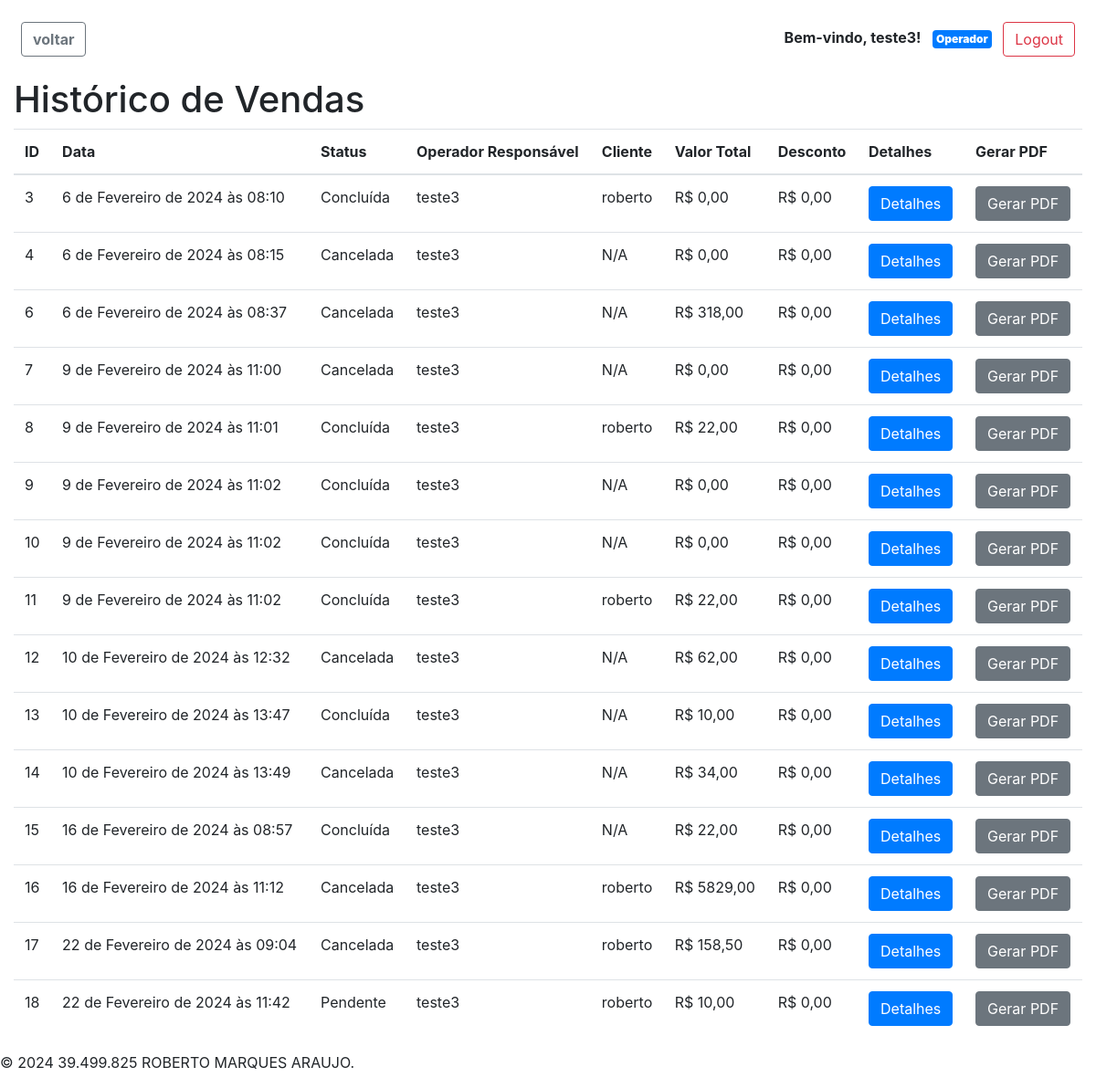
Page /historico_vendas/ (signed in) on the committed database.
### pdvweb/models.py (models this page shows, shortened)
class CustomUser(AbstractUser):
    nome = models.CharField(max_length=255, default=default_nome)
    telefone = models.CharField(max_length=20, blank=True, null=True)
    operador = models.OneToOneField(
        Operador, null=True, blank=True, on_delete=models.CASCADE)
    meus_operadores = models.ManyToManyField(
        Operador, related_name='meus_usuarios', blank=True)
    groups = models.ManyToManyField(
        Group,
        verbose_name='groups',
        blank=True,
        related_name='customuser_set',
        related_query_name='user',
    )
    user_permissions = models.ManyToManyField(
        Permission,
        verbose_name='user permissions',
        blank=True,
        related_name='customuser_set',
        related_query_name='user',
    )

class Venda(models.Model):
    STATUS_PENDENTE = 'pendente'
    STATUS_CONCLUIDA = 'concluida'
    STATUS_CANCELADA = 'cancelada'
    STATUS_CHOICES = [
        (STATUS_PENDENTE, 'Pendente'),
        (STATUS_CONCLUIDA, 'Concluída'),
        (STATUS_CANCELADA, 'Cancelada'),
    ]
    data = models.DateTimeField(auto_now_add=True)
    status = models.CharField(
        max_length=20, choices=STATUS_CHOICES, default=STATUS_PENDENTE)
    valor_total = models.DecimalField(
        max_digits=10, decimal_places=2, default=0.0)
    desconto = models.DecimalField(max_digits=5, decimal_places=2, default=0.0)
    operador = models.ForeignKey(
        'Operador', on_delete=models.SET_NULL, null=True)
    cliente = models.ForeignKey(
        'Cliente', on_delete=models.SET_NULL, null=True)

class Operador(models.Model):
    nome = models.CharField(max_length=255)
    email = models.EmailField()
    telefone = models.CharField(max_length=20, blank=True, null=True)
    usuarios = models.ManyToManyField(
        'CustomUser', related_name='operadores', blank=True)

class Cliente(models.Model):
    nome = models.CharField(max_length=255)
    email = models.EmailField()
    telefone = models.CharField(max_length=20, blank=True, null=True)
    cpf = models.CharField(max_length=14, unique=True,
                           default='000.000.000-00')

### pdvweb/views.py (the view)
# urls.py: path('historico_vendas/', views.historico_vendas, name='historico_vendas'),
@login_required
def historico_vendas(request):
    vendas = Venda.objects.all()
    return render(request, 'pdvweb/historico_vendas.html', {'vendas': vendas})

### pdvweb/templates/pdvweb/historico_vendas.html
{% extends 'pdvweb/base.html' %}
{% block content %}
<h1>Histórico de Vendas</h1>
<table class="table">
  <thead>
    <tr>
      <th>ID</th>
      <th>Data</th>
      <th>Status</th>
      <th>Operador Responsável</th>
      <th>Cliente</th>
      <th>Valor Total</th>
      <th>Desconto</th>
      <th>Detalhes</th>
      <th>Gerar PDF</th>
    </tr>
  </thead>
  <tbody>
    {% for venda in vendas %}
    <tr>
      <td>{{ venda.id }}</td>
      <td>{{ venda.data }}</td>
      <td>{{ venda.get_status_display }}</td>
      <td>{% if venda.operador %}{{ venda.operador.nome }}{% else %}N/A{% endif %}</td>
      <td>{% if venda.cliente %}{{ venda.cliente.nome }}{% else %}N/A{% endif %}</td>
      <td>R$ {{ venda.valor_total }}</td>
      <td>R$ {{ venda.desconto }}</td>
      <td><a href="{% url 'pdvweb:detalhes_venda' venda.id %}" class="btn btn-primary">Detalhes</a></td>
      <td><a href="{% url 'pdvweb:gerar_pdf_venda' venda.id %}" class="btn btn-secondary">Gerar PDF</a></td>
    </tr>
    {% endfor %}
  </tbody>
</table>
{% endblock %}

### pdvweb/templates/pdvweb/base.html (shortened to what this page needs)
<!DOCTYPE html>
<html lang="en">
<head>
    <link rel="stylesheet" href="https://cdnjs.cloudflare.com/ajax/libs/font-awesome/5.15.4/css/all.min.css" />
    <link rel="stylesheet" href="https://maxcdn.bootstrapcdn.com/bootstrap/4.0.0/css/bootstrap.min.css">
</head>
<br>
<body class="d-flex flex-column vh-100">
    <div class="container-fluid flex-grow-1">
        <div class="row">
            <div class="col-md-12 mb-3">
                {% if user.is_authenticated %}
                <button id="voltar" class="btn btn-outline-secondary ml-2"
                    onclick="goBack()"><strong>voltar</strong></button>
                <div class="float-right mx-2">
                    <p class="d-inline-block"><strong>Bem-vindo, {{ user.username }}!</strong></p>
                    {% if user.operador %}
                    <span class="badge badge-primary p-1 ml-2"><strong>Operador</strong></span>
                    {% endif %}
                    <a href="{% url 'pdvweb:logout_view' %}" class="btn btn-outline-danger ml-2">Logout</a>
                </div>
                {% else %}
                <a href="{% url 'pdvweb:login_operador' %}" class="btn btn-primary float-right">Login</a>
                {% endif %}
            </div>
        </div>
        {% block content %}{% endblock %}
    </div>
    <footer>
        <p>© 2024 39.499.825 ROBERTO MARQUES ARAUJO.</p>
    </footer>
</body>
</html>

### rows in the picture
CustomUser: username "teste3"
Venda: id "3", data "6 de Fevereiro de 2024 às 08:10", status "Concluída", operador.nome "teste3", cliente.nome "roberto", valor_total "0,00", desconto "0,00"
Venda: id "4", data "6 de Fevereiro de 2024 às 08:15", status "Cancelada", operador.nome "teste3", shows "N/A", valor_total "0,00", desconto "0,00"
Venda: id "6", data "6 de Fevereiro de 2024 às 08:37", status "Cancelada", operador.nome "teste3", shows "N/A", valor_total "318,00", desconto "0,00"
Venda: id "7", data "9 de Fevereiro de 2024 às 11:00", status "Cancelada", operador.nome "teste3", shows "N/A", valor_total "0,00", desconto "0,00"
Venda: id "8", data "9 de Fevereiro de 2024 às 11:01", status "Concluída", operador.nome "teste3", cliente.nome "roberto", valor_total "22,00", desconto "0,00"
Venda: id "9", data "9 de Fevereiro de 2024 às 11:02", status "Concluída", operador.nome "teste3", shows "N/A", valor_total "0,00", desconto "0,00"
Venda: id "10", data "9 de Fevereiro de 2024 às 11:02", status "Concluída", operador.nome "teste3", shows "N/A", valor_total "0,00", desconto "0,00"
Venda: id "11", data "9 de Fevereiro de 2024 às 11:02", status "Concluída", operador.nome "teste3", cliente.nome "roberto", valor_total "22,00", desconto "0,00"
Venda: id "12", data "10 de Fevereiro de 2024 às 12:32", status "Cancelada", operador.nome "teste3", shows "N/A", valor_total "62,00", desconto "0,00"
Venda: id "13", data "10 de Fevereiro de 2024 às 13:47", status "Concluída", operador.nome "teste3", shows "N/A", valor_total "10,00", desconto "0,00"
Venda: id "14", data "10 de Fevereiro de 2024 às 13:49", status "Cancelada", operador.nome "teste3", shows "N/A", valor_total "34,00", desconto "0,00"
Venda: id "15", data "16 de Fevereiro de 2024 às 08:57", status "Concluída", operador.nome "teste3", shows "N/A", valor_total "22,00", desconto "0,00"
Venda: id "16", data "16 de Fevereiro de 2024 às 11:12", status "Cancelada", operador.nome "teste3", cliente.nome "roberto", valor_total "5829,00", desconto "0,00"
Venda: id "17", data "22 de Fevereiro de 2024 às 09:04", status "Cancelada", operador.nome "teste3", cliente.nome "roberto", valor_total "158,50", desconto "0,00"
Venda: id "18", data "22 de Fevereiro de 2024 às 11:42", status "Pendente", operador.nome "teste3", cliente.nome "roberto", valor_total "10,00", desconto "0,00"
